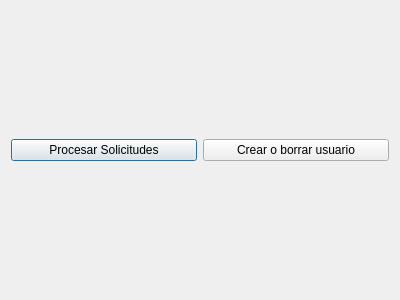
<?xml version="1.0" encoding="UTF-8"?>
<ui version="4.0">
 <class>human_resources</class>
 <widget class="QDialog" name="human_resources">
  <property name="geometry">
   <rect>
    <x>0</x>
    <y>0</y>
    <width>400</width>
    <height>300</height>
   </rect>
  </property>
  <property name="windowTitle">
   <string>Dialog</string>
  </property>
  <layout class="QHBoxLayout" name="horizontalLayout">
   <item>
    <widget class="QPushButton" name="process_button">
     <property name="text">
      <string>Procesar Solicitudes</string>
     </property>
    </widget>
   </item>
   <item>
    <widget class="QPushButton" name="manage_user_button">
     <property name="text">
      <string>Crear o borrar usuario</string>
     </property>
    </widget>
   </item>
  </layout>
 </widget>
 <resources/>
 <connections/>
</ui>
